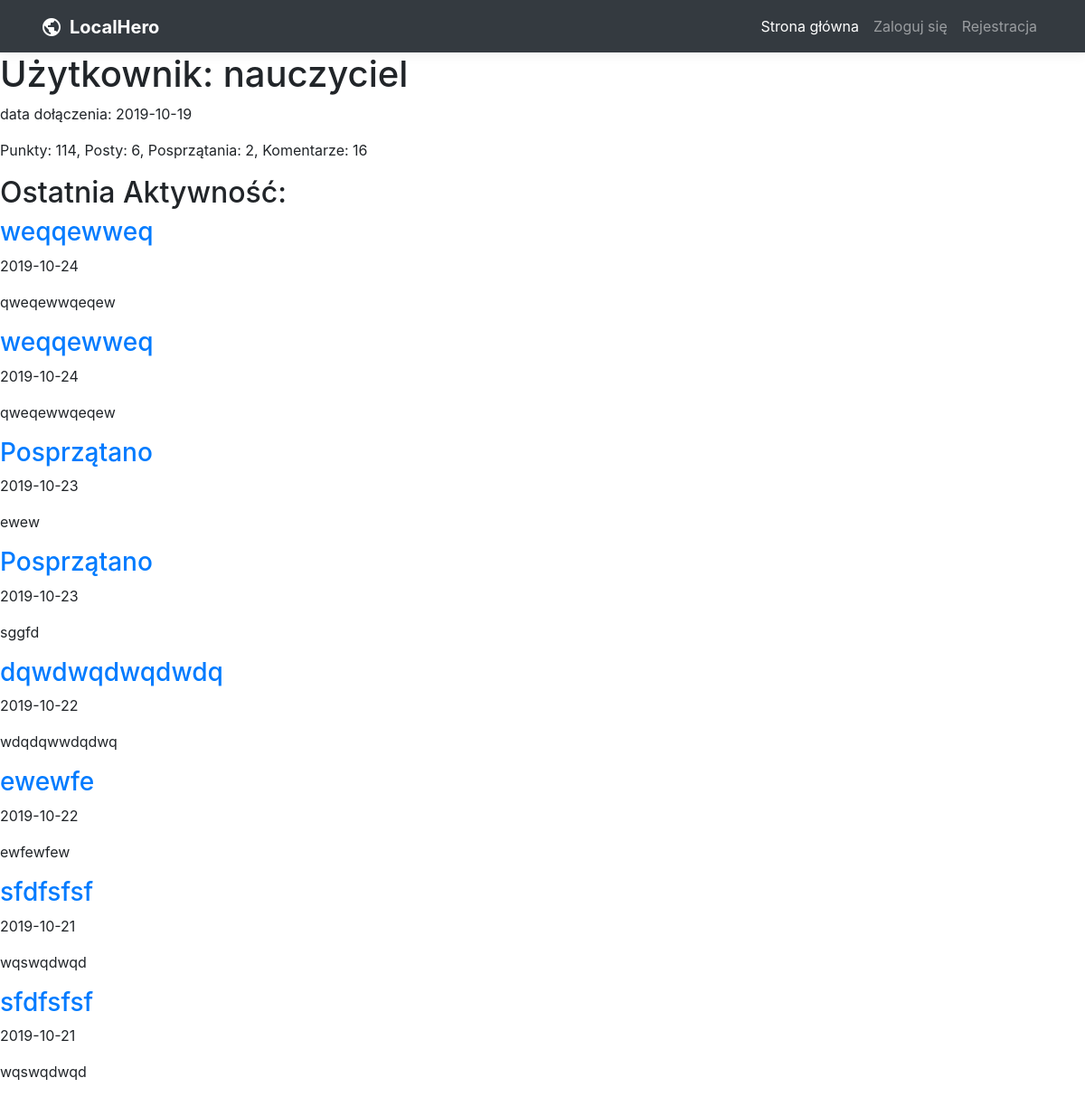
Page /index.php?page=view_user&user_id=3 on the committed database.
### tables this page shows
CREATE TABLE IF NOT EXISTS `user` (
  `id` int(11) NOT NULL AUTO_INCREMENT,
  `login` varchar(100) NOT NULL,
  `password` varchar(64) NOT NULL,
  `e_mail` varchar(100) NOT NULL,
  `date` date NOT NULL,
  `moderator` tinyint(1) NOT NULL DEFAULT '0',
  `status` tinyint(1) NOT NULL,
  PRIMARY KEY (`id`)
);

CREATE TABLE IF NOT EXISTS `post` (
  `id` int(11) NOT NULL AUTO_INCREMENT,
  `id_user` int(11) NOT NULL,
  `title` varchar(400) NOT NULL,
  `description` text NOT NULL,
  `date` date NOT NULL,
  `lat` varchar(30) NOT NULL,
  `lng` varchar(30) NOT NULL,
  `status` enum('waiting','approved','removed','') NOT NULL,
  PRIMARY KEY (`id`),
  KEY `id_user` (`id_user`)
);

CREATE TABLE IF NOT EXISTS `cleaned_up` (
  `id` int(11) NOT NULL AUTO_INCREMENT,
  `id_user` int(11) NOT NULL,
  `description` text NOT NULL,
  `date` date NOT NULL,
  `id_post` int(11) NOT NULL,
  `status` enum('waiting','approved','removed','') NOT NULL,
  PRIMARY KEY (`id`),
  KEY `id_user` (`id_user`),
  KEY `id_post` (`id_post`)
);

### classes.php (called while the page is built, shortened)
<?php
include_once('classes/DBConnect.php');
function classesAutoLoader($className)
{
	if(file_exists('classes/'.$className.'.php'))
	{
		return true;
	}
	else
	{
		return false;
	}
}
?>

### classes/Post.php (called while the page is built, shortened)
<?php
class Post extends DBConnect
{
    public function getUserPosts($user_id, &$start_id, &$table)
    {
        try
        {
            $stmt = $this -> connection -> prepare('SELECT * FROM post WHERE id_user = :id_user ORDER BY id DESC LIMIT 0,20');
            $stmt -> bindParam(':id_user',$user_id,PDO::PARAM_INT);
            $stmt ->execute();
            $this -> resultGetUserPost = true;
        }
        catch(PDOException $e)
		{
			$this -> resultGetUserPost = false;
		}
    }
    public function getUserCleanedUp($user_id, &$start_id, &$table)
    {
        try
        {
            $stmt = $this -> connection -> prepare('SELECT * FROM cleaned_up WHERE id_user = :id_user ORDER BY id DESC LIMIT 0,20');
            $stmt -> bindParam(':id_user',$user_id,PDO::PARAM_INT);
            $stmt ->execute();
			while($row = $stmt -> fetch())
			{
				$table[$start_id] = $row;
				$start_id++;
			}
            $this -> resultGetUserCleanedUp = true;
        }
        catch(PDOException $e)
		{
			$this -> resultGetUserCleanedUp = false;
		}
    }
}

### classes/user.php (called while the page is built, shortened)
<?php
class User extends DBConnect
{
    public function getUser($user_id)
    {
        try
        {
            $stmt = $this -> connection -> prepare('SELECT user.*, COUNT(IF(user_reaction.reaction = 1, 1, NULL)) AS likes, COUNT(IF(user_reaction.reaction = 0, 1, NULL)) AS dislikes
            FROM user, user_reaction WHERE user.id = :id_user ');
            $stmt -> bindParam(':id_user',$user_id,PDO::PARAM_INT);
            $stmt ->execute();
            $this -> getUser = $stmt -> fetch();
        }
        catch(PDOException $e)
		{
			$this -> resultGetUser = false;
		}
    }
    public function getReactionInfo($user_id_to)
    {
        try
        {
            $stmt = $this -> connection -> prepare('SELECT user.id,
            (SELECT COUNT(post.id_user) FROM post WHERE post.id_user = user.id AND post.status="approved") AS posts,
            (SELECT COUNT(cleaned_up.id_user) FROM cleaned_up WHERE cleaned_up.id_user = user.id AND cleaned_up.status="approved") AS cleaned_up,
            (SELECT COUNT(comment.id_user) FROM comment WHERE comment.id_user = user.id AND comment.status=1) AS comments,
            ((SELECT COUNT(post.id_user) FROM post WHERE post.id_user = user.id AND post.status="approved") * 10
            + (SELECT COUNT(cleaned_up.id_user) FROM cleaned_up WHERE cleaned_up.id_user = user.id AND cleaned_up.status="approved") * 10
            + (SELECT COUNT(comment.id_user) FROM comment WHERE comment.id_user = user.id AND comment.status=1)*2
            + (SELECT COUNT(IF(post_reaction.reaction = 1, 1, NULL)) FROM post_reaction, post WHERE post.id_user = user.id AND post.id = post_reaction.id_post AND post.status="approved")
            - (SELECT COUNT(IF(post_reaction.reaction = 0, 1, NULL)) FROM post_reaction, post WHERE post.id_user = user.id AND post.id = post_reaction.id_post AND post.status="approved")
            )
            AS points
            FROM user WHERE user.id = :id_to');
            $stmt -> bindParam(':id_to',$user_id_to,PDO::PARAM_INT);
            $stmt ->execute();
			$this -> reactionInfo = $stmt -> fetch();
            $this -> resultGetReactionInfo = true;
        }
        catch(PDOException $e)
		{
			$this -> resultGetReactionInfo = false;
		}
    }
}
?>

### classes/DBConnect.php (called while the page is built, shortened)
<?php
class DBConnect
{
	private $name_user_db = 'root';
	private $password_user_db = '';
	private $host = '127.0.0.1';
	private $db_name = 'localhero';
	private static $connectionGlobal = false;
	public function __construct()
	{
			if(DBConnect::$connectionGlobal === false)
			{
				try
				{
					DBConnect::$connectionGlobal = new PDO('mysql:host='.$this->host.';dbname='.$this->db_name.';charset=utf8',$this->name_user_db,$this->password_user_db);
				}
				catch(PDOException $e)
				{
					DBConnect::$resultConnectionGlobal = false;
				}
			}
			$this->connection = DBConnect::$connectionGlobal;
	}
}
?>

### admin/functions.php (called while the page is built, shortened)
<?php
function array_orderby()
{
    $args = func_get_args();
    $data = array_shift($args);
    foreach ($args as $n => $field) {
        if (is_string($field)) {
            $tmp = array();
            foreach ($data as $key => $row)
                $tmp[$key] = $row[$field];
            $args[$n] = $tmp;
            }
    }
    $args[] = &$data;
    return array_pop($args);
}
?>

### modules/view_user.php (the view, shortened to what this page needs)
<?php
$error = 1;
if((isset($_REQUEST['user_id']) && is_numeric($_REQUEST['user_id']))
or $signed_in)
{
    if(isset($_REQUEST['user_id']))
    {
        $here_user_id = $_REQUEST['user_id'];
    }
    else
    {
        $here_user_id = $user_id;
    }
    $user = new User();
    $post = new Post();
    if($user -> resultConnection && $post -> resultConnection)
    {
        $user -> getUser($here_user_id);
        if($user -> resultGetUser && $user -> getUser['id'] != NULL &&(($signed_in && $user_mod) or $user -> getUser['status'] == 1))
        {
            $start_id = 0;
            $table = array();
            $post -> getUserPosts($here_user_id, $start_id, $table);
            $post -> getUserCleanedUp($here_user_id, $start_id, $table);
                $user -> getReactionInfo($here_user_id);
            if($post -> resultGetUserCleanedUp && $post -> resultGetUserPost && $user -> resultGetReactionInfo)
            {
                $activity = array_orderby($table, 'date', SORT_DESC);
                $error = -1;
            }
        }
    }
}
switch($error)
{
    case -1:
        echo '<h1>Użytkownik: '.$user -> getUser['login'].'</h1>
        <p>data dołączenia: '.$user -> getUser['date'].'</p>
        <p>Punkty: '.$user -> reactionInfo['points'].', Posty: '.$user -> reactionInfo['posts'].', Posprzątania: '.$user -> reactionInfo['cleaned_up'].', Komentarze: '.$user -> reactionInfo['comments'].'</p>';
            echo '
            <h2>Ostatnia Aktywność:</h2>';
            if(isset($activity[0]['id']) && $activity[0]['id'] != NULL)
            {
                foreach($activity as $row)
                {
                    if($row['status'] == 'approved' or ($signed_in && ($user -> getUser['id'] == $user_id or $user_mod)))
                    {
                        echo '<div>
                        <a href="index.php?page=view_post&post_id=';
                        if(isset($row['title']) && $row['title'] != NULL)
                        {
                            echo $row['id'].'">
                            <h3>'.$row['title'].'</h3>';
                        }
                        else
                        {
                            echo $row['id_post'].'">
                            <h3>Posprzątano</h3>';
                        }
                        echo '</a>';
                        echo '<p>'.$row['date'].'</p>
                        <p>'.$row['description'].'</p>';
                        echo '</div>';
                    }
                }
            }
            else
            {
                echo '<p>Brak aktywności.</p>';
            }
        break;
}
?>

### assets/css/main.css (style rules this page uses)
:root { --jumbotron-padding-y: 3rem; }

### rows in the picture
user: login "nauczyciel", date "2019-10-19"
post: title "weqqewweq", date "2019-10-24", description "qweqewwqeqew"
post: title "weqqewweq", date "2019-10-24", description "qweqewwqeqew"
cleaned_up: date "2019-10-23", description "ewew"
cleaned_up: date "2019-10-23", description "sggfd"
post: title "dqwdwqdwqdwdq", date "2019-10-22", description "wdqdqwwdqdwq"
post: title "ewewfe", date "2019-10-22", description "ewfewfew"
post: title "sfdfsfsf", date "2019-10-21", description "wqswqdwqd"
post: title "sfdfsfsf", date "2019-10-21", description "wqswqdwqd"

### other values in the picture
$user -> reactionInfo['points'] "114"
$user -> reactionInfo['posts'] "6"
$user -> reactionInfo['cleaned_up'] "2"
$user -> reactionInfo['comments'] "16"
